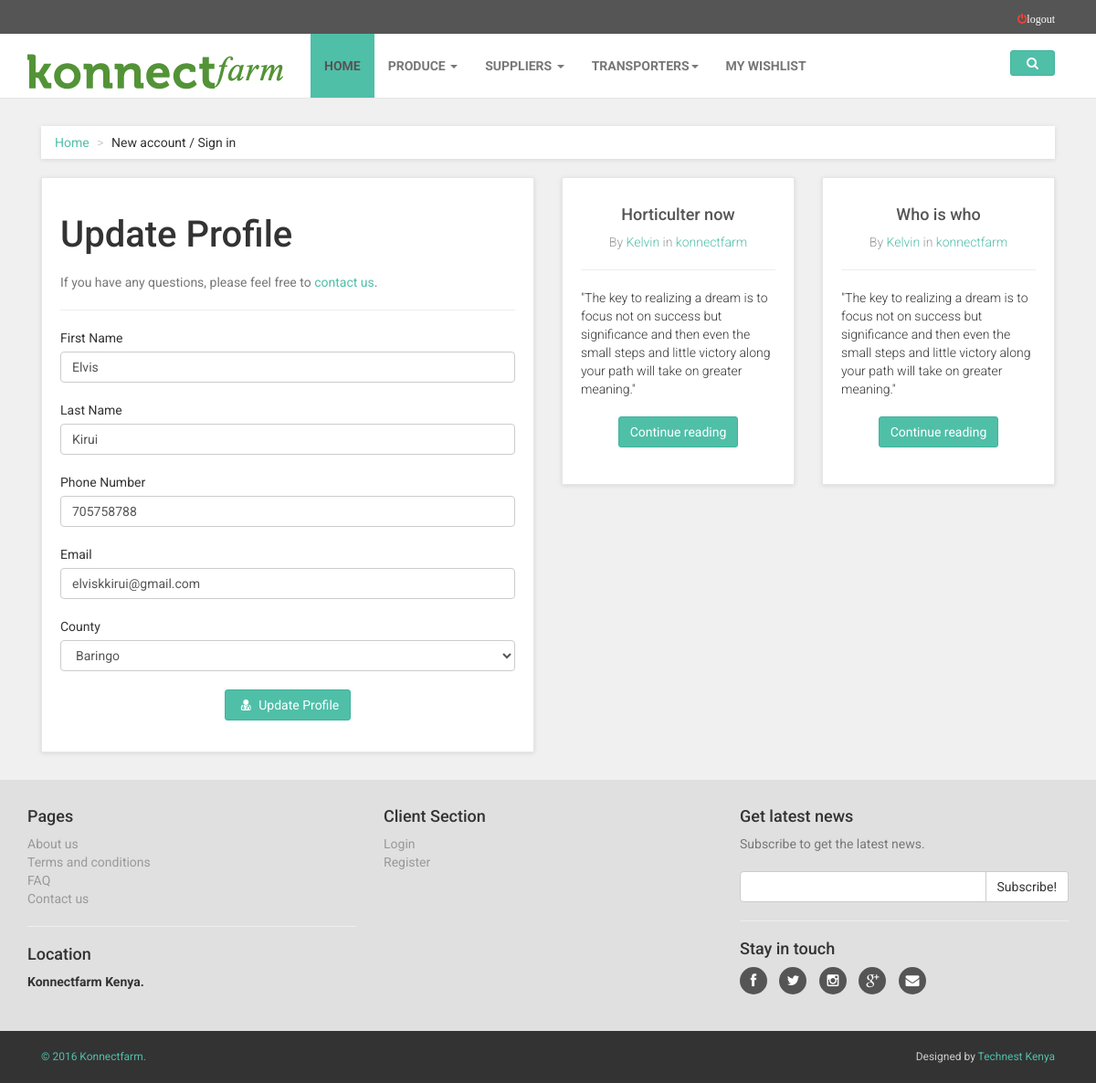
Screenshot of /update_my_profile.php (signed in) with the database file from the repository.
### tables this page shows
CREATE TABLE IF NOT EXISTS `users` (
  `id` int(11) NOT NULL,
  `fname` text NOT NULL,
  `lname` text NOT NULL,
  `email` text NOT NULL,
  `p_no` int(20) NOT NULL,
  `password` varchar(60) NOT NULL,
  `county` text NOT NULL,
  `imagepath` text NOT NULL
);

### update_my_profile.php (the view, shortened to what this page needs)
<?php
include("includes/connection.php");
 ?>
<?php include("includes/header2.php"); ?>
     <div id="all">
        <div id="content">
            <div class="container">
                <div class="col-md-12">
                    <ul class="breadcrumb">
                        <li><a href="#">Home</a>
                        </li>
                        <li>New account / Sign in</li>
                    </ul>
                </div>
                <div class="col-md-6">
                    <div class="box">
                        <h1>Update Profile</h1>
                        <p class="text-muted">If you have any questions, please feel free to <a href="contact.html">contact us</a>.</p>
                        <hr>
                        <?php
                            $email = $_SESSION['email'];
                            $fetch_update = "SELECT * FROM users WHERE email = '$email'"
                            or die("Update data not fetched");
                            $fetch_result = mysqli_query($connection,$fetch_update)
                            or die("Query not successfull");
                            if(!$fetch_result){
                                echo "Did not fetch the data";
                            }else{
                           while($row = mysqli_fetch_assoc($fetch_result)){
                                    $fname= $row['fname'];
                                    $lname = $row['lname'];
                                    $p_no = $row['p_no'];
                                    $email = $row['email'];
                        ?>
                        <form action="update_my_profile.php" method="post" name="update_profile">
                            <div class="form-group">
                                <label for="fname">First Name</label>
                                <input type="text" value="<?php echo $fname;?>" name="fname" class="form-control" id="name" required>
                            </div>
                             <div class="form-group">
                                <label for="lname">Last Name</label>
                                <input type="text" value="<?php echo $lname;?>" name="lname" class="form-control" id="name" required>
                            </div>
                             <div class="form-group">
                                <label for="phone">Phone Number</label>
                                <input type="text"  value="<?php echo $p_no;?>"name="p_no" class="form-control" id="name" required>
                            </div>
                            <div class="form-group">
                                <label for="email">Email</label>
                                <input type="text"  value="<?php echo $email;?>"name="email" class="form-control" id="email" required>
                            </div>
                            <div class="form-group">
                                 <label for="county">County</label>
                                  <select name="county" class="form-control">
                                        <option value="Baringo">Baringo</option>
                                    </select>
                            </div>
                            <div class="text-center">
                                <button type="submit" name="updateprof"  class="btn btn-primary">
                                <i class="fa fa-user-md"></i> Update Profile</button>
                            </div>
                        </form>
                        <?php
                            }
                        }
                         ?>
                    </div>
                </div>
                <div class="container">
                <div class="col-md-6" data-animate="fadeInUp">
                    <div id="blog-homepage" class="row">
                        <div class="col-sm-6">
                            <div class="post">
                                <h4><a href="post.html">Horticulter now</a></h4>
                                <p class="author-category">By <a href="#">Kelvin </a> in <a href="">konnectfarm</a>
                                </p>
                                <hr>
                                <p class="intro">"The key to realizing a dream is to focus not on success but significance and then even the small steps and little victory along your path will take on greater meaning."</p>
                                <p class="read-more"><a href="post.html" class="btn btn-primary">Continue reading</a>
                                </p>
                            </div>
                        </div>
                        <div class="col-sm-6">
                            <div class="post">
                                <h4><a href="post.html">Who is who </a></h4>
                                <p class="author-category">By <a href="#">Kelvin</a> in <a href="">konnectfarm</a>
                                </p>
                                <hr>
                                <p class="intro">"The key to realizing a dream is to focus not on success but significance and then even the small steps and little victory along your path will take on greater meaning."</p>
                                <p class="read-more"><a href="post.html" class="btn btn-primary">Continue reading</a>
                                </p>
                            </div>
                        </div>
                    </div>
                </div>
            </div>
            </div>
        </div>
        <?php include("includes/footer.php"); ?>

### css/style.default.css (style rules this page uses)
a i.fa, button i.fa { margin: 0 5px; }
h1 { font-weight: 700; font-size: 40px; }
.breadcrumb { -webkit-box-shadow: 0 1px 5px rgba(0, 0, 0, 0.1); box-shadow: 0 1px 5px rgba(0, 0, 0, 0.1); }
.box { background: #fff; margin: 0 0 30px; border: solid 1px #e6e6e6; -webkit-box-sizing: border-box; -moz-box-sizing: border-box; box-sizing: border-box; padding: 20px; -webkit-box-shadow: 0 1px 5px rgba(0, 0, 0, 0.1); box-shadow: 0 1px 5px rgba(0, 0, 0, 0.1); }
#content #blog-listing .post, #content #blog-homepage .post { margin-bottom: 60px; background: #fff; margin: 0 0 30px; border: solid 1px #e6e6e6; -webkit-box-sizing: border-box; -moz-box-sizing: border-box; box-sizing: border-box; padding: 20px; -webkit-box-shadow: 0 1px 5px rgba(0, 0, 0, 0.1); box-shadow: 0 1px 5px rgba(0, 0, 0, 0.1); }
#content #blog-listing .post h2 a, #content #blog-homepage .post h2 a, #content #blog-listing .post h4 a, #content #blog-homepage .post h4 a { color: #555555; }
#content #blog-listing .post .author-category, #content #blog-homepage .post .author-category { color: #999999; font-weight: 300; }
#content #blog-listing .post .intro, #content #blog-homepage .post .intro { text-align: left; }
#content #blog-listing .post .read-more, #content #blog-homepage .post .read-more { text-align: right; }
#content #blog-homepage .post { margin-bottom: 30px; }
#content #blog-homepage .post h2, #content #blog-homepage .post h4, #content #blog-homepage .post .author-category, #content #blog-homepage .post .read-more { text-align: center; }
#content #blog-homepage .post .intro { font-weight: 300; }
#content #blog-homepage .post .read-more { margin-top: 20px; }
body { font-family: "Roboto", Helvetica, Arial, sans-serif; font-size: 14px; line-height: 1.42857143; color: #333333; background-color: #f0f0f0; }
hr { margin-top: 20px; margin-bottom: 20px; border: 0; border-top: 1px solid #eeeeee; }
.breadcrumb { padding: 8px 15px; margin-bottom: 20px; background-color: #ffffff; border-radius: 0; }
.breadcrumb > li + li:before { content: ">\00a0"; color: #cccccc; }
.btn { font-weight: normal; font-family: "Roboto", Helvetica, Arial, sans-serif; padding: 6px 12px; font-size: 14px; line-height: 1.42857143; border-radius: 3px; }
.btn-primary { color: #ffffff; background-color: #4fbfa8; border-color: #41b39c; }
label { font-weight: normal; }
.form-control { -webkit-box-shadow: none; box-shadow: none; }
.form-group { margin-bottom: 20px; }
h1, h2, h3, h4, h5, h6, .h1, .h2, .h3, .h4, .h5, .h6 { font-family: inherit; font-weight: 500; line-height: 1.1; color: inherit; }
h1, .h1, h2, .h2, h3, .h3 { margin-top: 20px; margin-bottom: 20px; }
p, ul, ol { margin: 0 0 20px; }

### rows the page displays
users: fname "Elvis", lname "Kirui", p_no "705758788", email "elviskkirui@gmail.com"
